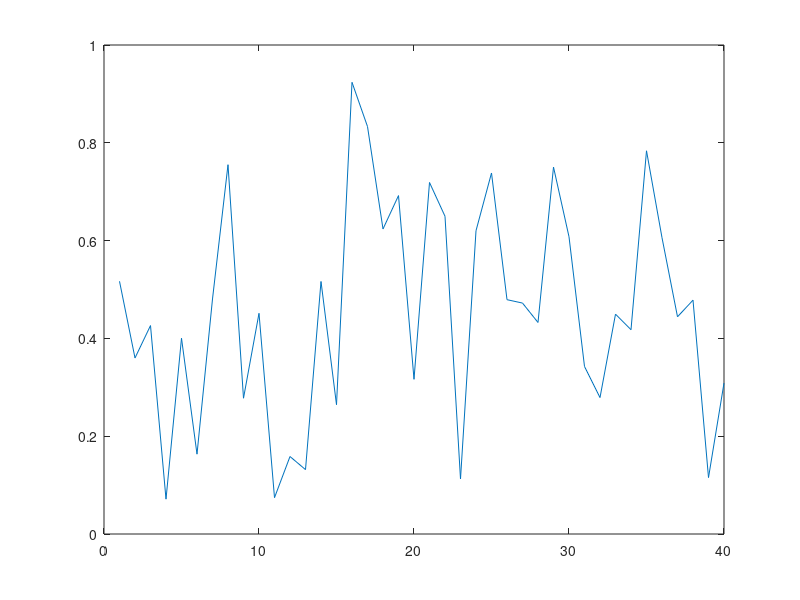
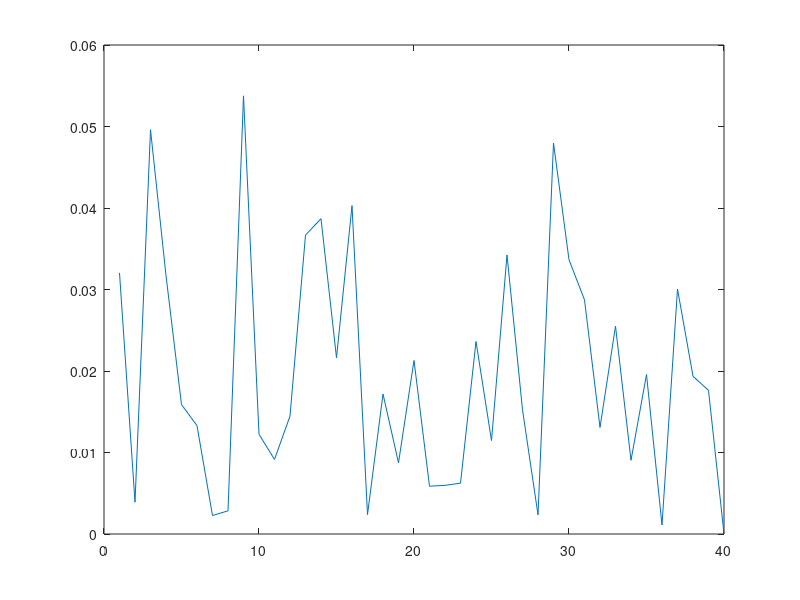

Here is the MATLAB script that generated these plots, in order: (Note: this script raises an error after producing the figures.)
% This is to test the difference between decoupling lidar scans and not
% 1D toy example. Uses g2o because adding custom states to gtsam matlab sux

% For a coupled state, state is x and x'
clc;
clear;

% Ground truth is going to be a constant velocity increase
limit = 40;
vel_true = linspace(1, 10, limit);
%vel_true = ones(1, limit);
pos_true = cumsum(vel_true);

pos_noise_std = 0.2;
vel_noise_std = 0.02;

triangle = 0.5 * ones(1, limit);
triangle(1:2:end) = -triangle(1:2:end);

pos_corr = pos_true + pos_noise_std .* randn(1, limit) + triangle;
vel_corr = vel_true + vel_noise_std .* randn(1, limit);

figure(1);
clf;
plot(abs(pos_corr - pos_true));
hold on;

figure(2);
clf;
plot(abs(vel_corr - vel_true));
hold on;

% Now given corrupted measurements, find optimal solution

[ Graph ] = InitializeGraph;

dT = 1;
cutoff = limit;

motion_inf = 100000;
cv_inf = 100000000;
del_inf = 10;

for i = 1:limit
    P_pos.value = pos_corr(i);
    P_pos.inf = 1/(pos_noise_std.^2);
    P_vel.value = vel_corr(i);
    P_vel.inf = 1/(vel_noise_std.^2);   
   
    if (i <= cutoff)
        [ Graph ] = AddUnaryEdge( Graph, 'PriorVector_Factor', 'Scalar', strcat('vel',num2str(i)), P_vel);
        [ Graph ] = AddUnaryEdge( Graph, 'PriorVector_Factor', 'Scalar', strcat('pos',num2str(i)), P_pos);
    end

    
    Graph.Nodes.Scalar.Values.(strcat('pos',num2str(i))) = P_pos.value;
    Graph.Nodes.Scalar.Values.(strcat('vel',num2str(i))) = P_vel.value;
    
    % now add motion factor
    if (i < limit)
        NodeArray = cell(3,2);
        NodeArray{1,1} = 'Scalar';
        NodeArray{1,2} = strcat('pos',num2str(i));
        NodeArray{2,1} = 'Scalar';
        NodeArray{2,2} = strcat('pos',num2str(i+1));
        NodeArray{3,1} = 'Scalar';
        NodeArray{3,2} = strcat('vel',num2str(i));
        
        Measurement_odom.value = dT;
        Measurement_odom.inf = motion_inf;        
        
        [ Graph ] = AddComplexEdge( Graph, 'OdomFactor', NodeArray, Measurement_odom);
        
        CV_meas.value = [];
        CV_meas.inf = cv_inf;
        
        NodeArray = cell(2,2);
        NodeArray{1,1} = 'Scalar';
        NodeArray{1,2} = strcat('vel',num2str(i));
        NodeArray{2,1} = 'Scalar';
        NodeArray{2,2} = strcat('vel',num2str(i+1));
        
        [ Graph ] = AddComplexEdge( Graph, 'ConstantScalar', NodeArray, CV_meas);
    end
end

[Solved] = PerformGO_DL(Graph);

pos_sol = zeros(1, limit);
vel_sol = zeros(1, limit);

for i=1:limit
    pos_sol(i) = Solved.Nodes.Scalar.Values.(strcat('pos', num2str(i)));
    vel_sol(i) = Solved.Nodes.Scalar.Values.(strcat('vel', num2str(i)));
end

figure(1)
plot(abs(pos_sol - pos_true));

figure(2)
plot(abs(vel_sol - vel_true));

% Now solve the same problem but with an extra degree of freedom
GraphMod = InitializeGraph;

for i = 1:limit
    P_pos.value = pos_corr(i);
    P_pos.inf = 1/(pos_noise_std.^2);
    P_vel.value = vel_corr(i);
    P_vel.inf = 1/(vel_noise_std.^2);
    
    NodeArray = cell(2,2);
    NodeArray{1,1} = 'Scalar';
    NodeArray{1,2} = strcat('pos',num2str(i));
    NodeArray{2,1} = 'Scalar';
    NodeArray{2,2} = strcat('del',num2str(i));
    
    if (i == 1)
        % Need a prior on the offset
        D.value = 0;
        D.inf = 0.001;
        [ GraphMod ] = AddUnaryEdge( GraphMod, 'PriorVector_Factor', 'Scalar', strcat('del',num2str(i)), D);
    end
    
    if (i <= cutoff)
        [ GraphMod ] = AddUnaryEdge( GraphMod, 'PriorVector_Factor', 'Scalar', strcat('vel',num2str(i)), P_vel);

        [ GraphMod ] = AddComplexEdge( GraphMod, 'LidarPrior', NodeArray, P_pos);
    end

    
    GraphMod.Nodes.Scalar.Values.(strcat('pos',num2str(i))) = P_pos.value;
    GraphMod.Nodes.Scalar.Values.(strcat('vel',num2str(i))) = P_vel.value;
    GraphMod.Nodes.Scalar.Values.(strcat('del',num2str(i))) = 0;
    
    % now add motion factor
    if (i < limit)
        NodeArray = cell(3,2);
        NodeArray{1,1} = 'Scalar';
        NodeArray{1,2} = strcat('pos',num2str(i));
        NodeArray{2,1} = 'Scalar';
        NodeArray{2,2} = strcat('pos',num2str(i+1));
        NodeArray{3,1} = 'Scalar';
        NodeArray{3,2} = strcat('vel',num2str(i));
        
        Measurement_odom.value = dT;
        Measurement_odom.inf = motion_inf;        
        
        [ GraphMod ] = AddComplexEdge( GraphMod, 'OdomFactor', NodeArray, Measurement_odom);
        
        CV_meas.value = [];
        CV_meas.inf = cv_inf;
        
        NodeArray = cell(2,2);
        NodeArray{1,1} = 'Scalar';
        NodeArray{1,2} = strcat('vel',num2str(i));
        NodeArray{2,1} = 'Scalar';
        NodeArray{2,2} = strcat('vel',num2str(i+1));
        
        [ GraphMod ] = AddComplexEdge( GraphMod, 'ConstantScalar', NodeArray, CV_meas);
        
        del_stiff.value = [];
        del_stiff.inf = del_inf;
        
        NodeArray = cell(2,2);
        NodeArray{1,1} = 'Scalar';
        NodeArray{1,2} = strcat('del',num2str(i));
        NodeArray{2,1} = 'Scalar';
        NodeArray{2,2} = strcat('del',num2str(i+1));
        
        [ GraphMod ] = AddComplexEdge( GraphMod, 'ConstantScalar', NodeArray, del_stiff);
    end
end

Solved2 = PerformGO_DL(GraphMod);

pos1_sol = zeros(1, limit);
vel1_sol = zeros(1, limit);
del_sol = zeros(1, limit);

for i=1:limit
    pos1_sol(i) = Solved2.Nodes.Scalar.Values.(strcat('pos', num2str(i)));
    vel1_sol(i) = Solved2.Nodes.Scalar.Values.(strcat('vel', num2str(i)));
    del_sol(i) = Solved2.Nodes.Scalar.Values.(strcat('del', num2str(i)));
end

figure(3)
clf;
hold on;
plot(pos1_sol);
plot(vel1_sol);
plot(del_sol);
plot(pos_true);
plot(vel_true);
legend('position', 'velocity', 'offset', 'true_pos', 'true_vel');

figure(1);
plot(abs(pos1_sol + del_sol - pos_true));
legend('meas_err', 'coupl_err', 'noncoupl_err');

figure(2);
plot(abs(vel1_sol - vel_true));
legend('meas_err', 'coupl_err', 'noncoupl_err');